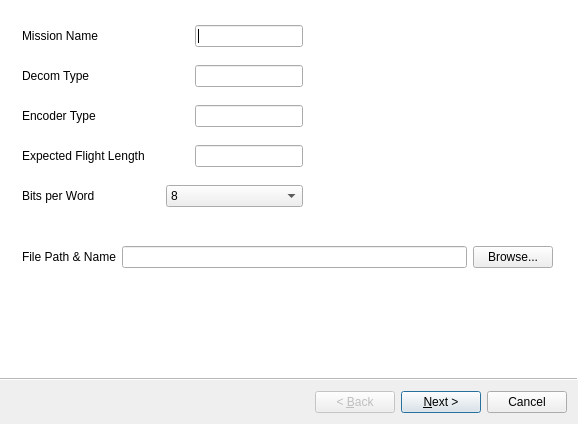
<?xml version="1.0" encoding="UTF-8"?>
<ui version="4.0">
 <class>Wizard</class>
 <widget class="QWizard" name="Wizard">
  <property name="geometry">
   <rect>
    <x>0</x>
    <y>0</y>
    <width>578</width>
    <height>424</height>
   </rect>
  </property>
  <property name="windowTitle">
   <string>Wizard</string>
  </property>
  <property name="wizardStyle">
   <enum>QWizard::ModernStyle</enum>
  </property>
  <widget class="QWizardPage" name="wizardPage1">
   <widget class="QWidget" name="layoutWidget">
    <property name="geometry">
     <rect>
      <x>20</x>
      <y>11</y>
      <width>281</width>
      <height>211</height>
     </rect>
    </property>
    <layout class="QVBoxLayout" name="verticalLayout">
     <item>
      <layout class="QHBoxLayout" name="horizontalLayout_7">
       <item>
        <widget class="QLabel" name="label">
         <property name="text">
          <string>Mission Name</string>
         </property>
        </widget>
       </item>
       <item>
        <widget class="QLineEdit" name="missionName_lineEdit">
         <property name="sizePolicy">
          <sizepolicy hsizetype="Fixed" vsizetype="Fixed">
           <horstretch>0</horstretch>
           <verstretch>0</verstretch>
          </sizepolicy>
         </property>
        </widget>
       </item>
      </layout>
     </item>
     <item>
      <layout class="QHBoxLayout" name="horizontalLayout_4">
       <item>
        <widget class="QLabel" name="label_4">
         <property name="text">
          <string>Decom Type</string>
         </property>
        </widget>
       </item>
       <item>
        <widget class="QLineEdit" name="decom_lineEdit">
         <property name="sizePolicy">
          <sizepolicy hsizetype="Fixed" vsizetype="Fixed">
           <horstretch>0</horstretch>
           <verstretch>0</verstretch>
          </sizepolicy>
         </property>
        </widget>
       </item>
      </layout>
     </item>
     <item>
      <layout class="QHBoxLayout" name="horizontalLayout_3">
       <item>
        <widget class="QLabel" name="label_5">
         <property name="text">
          <string>Encoder Type</string>
         </property>
        </widget>
       </item>
       <item>
        <widget class="QLineEdit" name="encoder_lineEdit">
         <property name="sizePolicy">
          <sizepolicy hsizetype="Fixed" vsizetype="Fixed">
           <horstretch>0</horstretch>
           <verstretch>0</verstretch>
          </sizepolicy>
         </property>
        </widget>
       </item>
      </layout>
     </item>
     <item>
      <layout class="QHBoxLayout" name="horizontalLayout">
       <item>
        <widget class="QLabel" name="label_6">
         <property name="text">
          <string>Expected Flight Length</string>
         </property>
        </widget>
       </item>
       <item>
        <widget class="QLineEdit" name="flightLength_lineEdit">
         <property name="sizePolicy">
          <sizepolicy hsizetype="Fixed" vsizetype="Fixed">
           <horstretch>0</horstretch>
           <verstretch>0</verstretch>
          </sizepolicy>
         </property>
        </widget>
       </item>
      </layout>
     </item>
     <item>
      <layout class="QHBoxLayout" name="horizontalLayout_2">
       <item>
        <widget class="QLabel" name="label_13">
         <property name="text">
          <string>Bits per Word</string>
         </property>
        </widget>
       </item>
       <item>
        <widget class="QComboBox" name="bitsPerWord_comboBox">
         <item>
          <property name="text">
           <string>8</string>
          </property>
         </item>
         <item>
          <property name="text">
           <string>10</string>
          </property>
         </item>
         <item>
          <property name="text">
           <string>12</string>
          </property>
         </item>
         <item>
          <property name="text">
           <string>16</string>
          </property>
         </item>
        </widget>
       </item>
      </layout>
     </item>
    </layout>
   </widget>
   <widget class="QWidget" name="layoutWidget">
    <property name="geometry">
     <rect>
      <x>20</x>
      <y>240</y>
      <width>531</width>
      <height>30</height>
     </rect>
    </property>
    <layout class="QHBoxLayout" name="horizontalLayout_8">
     <item>
      <widget class="QLabel" name="filePath_Label">
       <property name="text">
        <string>File Path &amp; Name</string>
       </property>
      </widget>
     </item>
     <item>
      <widget class="QLineEdit" name="filePath_lineEdit">
       <property name="text">
        <string/>
       </property>
       <property name="cursorMoveStyle">
        <enum>Qt::LogicalMoveStyle</enum>
       </property>
      </widget>
     </item>
     <item>
      <widget class="QPushButton" name="browse_Button">
       <property name="text">
        <string>Browse...</string>
       </property>
      </widget>
     </item>
    </layout>
   </widget>
   <widget class="QLabel" name="fileNameWarning">
    <property name="geometry">
     <rect>
      <x>110</x>
      <y>270</y>
      <width>361</width>
      <height>20</height>
     </rect>
    </property>
    <property name="text">
     <string/>
    </property>
   </widget>
  </widget>
  <widget class="QWizardPage" name="wizardPage">
   <widget class="QTableView" name="tableView">
    <property name="geometry">
     <rect>
      <x>10</x>
      <y>0</y>
      <width>540</width>
      <height>211</height>
     </rect>
    </property>
   </widget>
   <widget class="QTextEdit" name="textEdit">
    <property name="geometry">
     <rect>
      <x>0</x>
      <y>230</y>
      <width>661</width>
      <height>41</height>
     </rect>
    </property>
    <property name="frameShape">
     <enum>QFrame::NoFrame</enum>
    </property>
    <property name="html">
     <string>&lt;!DOCTYPE HTML PUBLIC &quot;-//W3C//DTD HTML 4.0//EN&quot; &quot;http://www.w3.org/TR/REC-html40/strict.dtd&quot;&gt;
&lt;html&gt;&lt;head&gt;&lt;meta name=&quot;qrichtext&quot; content=&quot;1&quot; /&gt;&lt;style type=&quot;text/css&quot;&gt;
p, li { white-space: pre-wrap; }
&lt;/style&gt;&lt;/head&gt;&lt;body style=&quot; font-family:'MS Shell Dlg 2'; font-size:8.25pt; font-weight:400; font-style:normal;&quot;&gt;
&lt;p style=&quot; margin-top:0px; margin-bottom:0px; margin-left:0px; margin-right:0px; -qt-block-indent:0; text-indent:0px;&quot;&gt;&lt;span style=&quot; font-size:8pt;&quot;&gt;To make a row Asymetric click the button corresponding to the row. Each click goes back and forth from Y/N.&lt;/span&gt;&lt;/p&gt;&lt;/body&gt;&lt;/html&gt;</string>
    </property>
   </widget>
   <widget class="QCheckBox" name="checkBox">
    <property name="geometry">
     <rect>
      <x>300</x>
      <y>260</y>
      <width>241</width>
      <height>21</height>
     </rect>
    </property>
    <property name="text">
     <string>Open the Excel file if it is successfully created</string>
    </property>
   </widget>
  </widget>
 </widget>
 <resources/>
 <connections/>
</ui>
